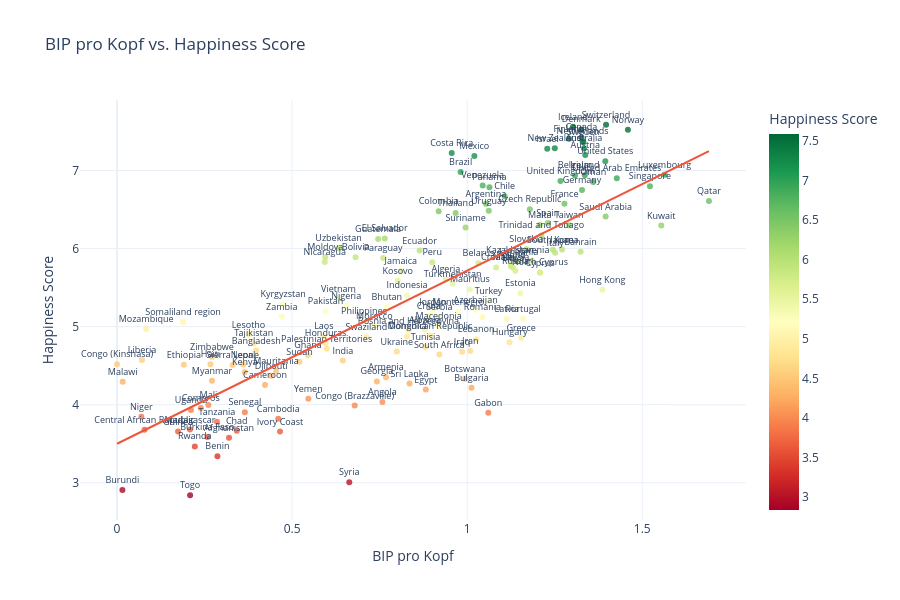

This figure's notebook cell:
### Markdown cell above
## Plot 3 – Korrelations-Heatmap: Was hängt womit zusammen?

### Code cell
fig = px.scatter(
    df,
    x="Economy (GDP per Capita)",
    y="Happiness Score",
    text="Country",
    color="Happiness Score",
    color_continuous_scale="RdYlGn",
    hover_name="Country",
    hover_data={"Economy (GDP per Capita)": True, "Happiness Rank": True},
    title="BIP pro Kopf vs. Happiness Score",
    labels={"Economy (GDP per Capita)": "BIP pro Kopf", "Happiness Score": "Happiness Score"},
    template="plotly_white",
    trendline="ols"
)

fig.update_traces(textposition="top center", textfont_size=9, marker_opacity=0.8)
fig.update_layout(height=600, coloraxis_showscale=True)
fig.show()

### Figure 1 — Plotly figure (JSON) as saved in the notebook; plotly's stock layout.template omitted (floating-point values rounded to 4 significant figures; data arrays with more than 128 entries replaced by an {"elided": "..."} marker saying what was removed)
{"data": [{"customdata": {"elided": "158x1 int values"}, "hovertemplate": "<b>%{hovertext}</b><br><br>BIP pro Kopf=%{x}<br>Happiness Score=%{marker.color}<br>Country=%{text}<br>Happiness Rank=%{customdata[0]}<extra></extra>", "hovertext": {"elided": "158 str values"}, "legendgroup": "", "marker": {"color": {"elided": "158 float values"}, "coloraxis": "coloraxis", "opacity": 0.8, "symbol": "circle"}, "mode": "markers+text", "name": "", "orientation": "v", "showlegend": false, "text": {"elided": "158 str values"}, "textfont": {"size": 9}, "textposition": "top center", "type": "scatter", "x": {"elided": "158 float values"}, "xaxis": "x", "y": {"elided": "158 float values"}, "yaxis": "y"}, {"hovertemplate": "<b>OLS trendline</b><br>Happiness Score = 2.21823 * Economy (GDP per Capita) + 3.49881<br>R<sup>2</sup>=0.609907<br><br>BIP pro Kopf=%{x}<br>Happiness Score=%{y} <b>(trend)</b><extra></extra>", "legendgroup": "", "marker": {"opacity": 0.8, "symbol": "circle"}, "mode": "lines", "name": "", "showlegend": false, "textfont": {"size": 9}, "textposition": "top center", "type": "scatter", "x": {"elided": "158 float values"}, "xaxis": "x", "y": {"elided": "158 float values"}, "yaxis": "y"}], "layout": {"coloraxis": {"colorbar": {"title": {"text": "Happiness Score"}}, "colorscale": [[0, "rgb(165,0,38)"], [0.1, "rgb(215,48,39)"], [0.2, "rgb(244,109,67)"], [0.3, "rgb(253,174,97)"], [0.4, "rgb(254,224,139)"], [0.5, "rgb(255,255,191)"], [0.6, "rgb(217,239,139)"], [0.7, "rgb(166,217,106)"], [0.8, "rgb(102,189,99)"], [0.9, "rgb(26,152,80)"], [1, "rgb(0,104,55)"]], "showscale": true}, "height": 600, "legend": {"tracegroupgap": 0}, "title": {"text": "BIP pro Kopf vs. Happiness Score"}, "xaxis": {"anchor": "y", "domain": [0, 1], "title": {"text": "BIP pro Kopf"}}, "yaxis": {"anchor": "x", "domain": [0, 1], "title": {"text": "Happiness Score"}}}}
